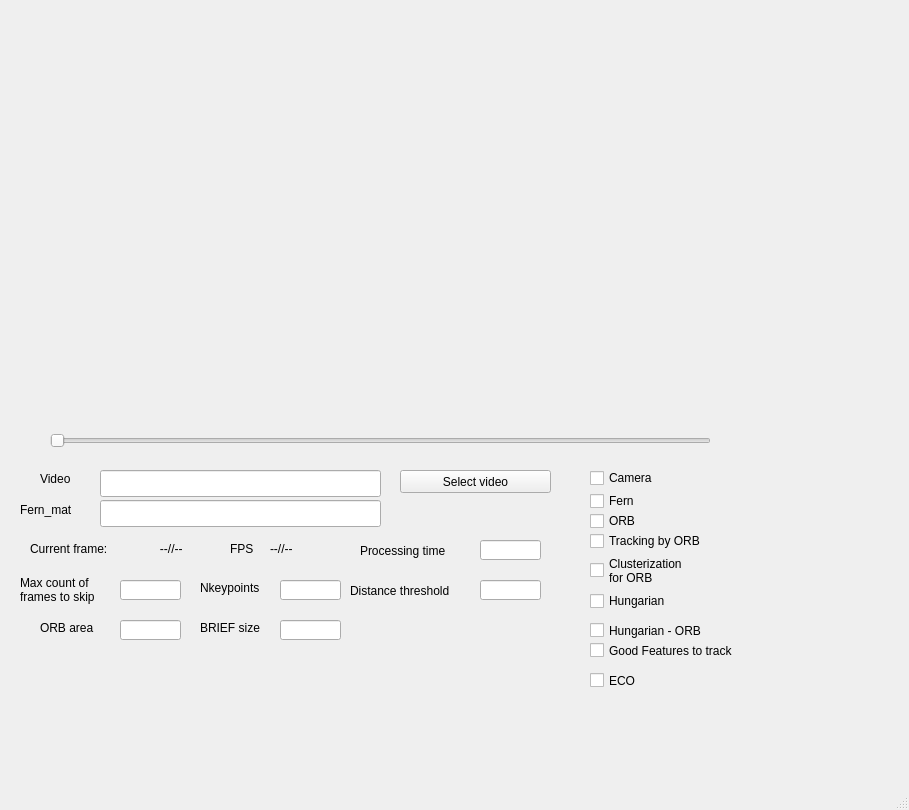
<?xml version="1.0" encoding="UTF-8"?>
<ui version="4.0">
 <class>MainWindow</class>
 <widget class="QMainWindow" name="MainWindow">
  <property name="geometry">
   <rect>
    <x>0</x>
    <y>0</y>
    <width>909</width>
    <height>810</height>
   </rect>
  </property>
  <property name="windowTitle">
   <string>MainWindow</string>
  </property>
  <widget class="QWidget" name="centralwidget">
   <widget class="QLabel" name="label_video">
    <property name="geometry">
     <rect>
      <x>20</x>
      <y>20</y>
      <width>720</width>
      <height>400</height>
     </rect>
    </property>
    <property name="text">
     <string/>
    </property>
   </widget>
   <widget class="QLineEdit" name="lineEdit_video_file_path">
    <property name="geometry">
     <rect>
      <x>100</x>
      <y>470</y>
      <width>281</width>
      <height>27</height>
     </rect>
    </property>
   </widget>
   <widget class="QLineEdit" name="lineEdit_descriptor">
    <property name="geometry">
     <rect>
      <x>100</x>
      <y>500</y>
      <width>281</width>
      <height>27</height>
     </rect>
    </property>
   </widget>
   <widget class="QLabel" name="label">
    <property name="geometry">
     <rect>
      <x>40</x>
      <y>470</y>
      <width>41</width>
      <height>17</height>
     </rect>
    </property>
    <property name="text">
     <string>Video</string>
    </property>
   </widget>
   <widget class="QLabel" name="label_2">
    <property name="geometry">
     <rect>
      <x>20</x>
      <y>500</y>
      <width>71</width>
      <height>20</height>
     </rect>
    </property>
    <property name="text">
     <string>Fern_mat</string>
    </property>
   </widget>
   <widget class="QCheckBox" name="checkBox_camera">
    <property name="geometry">
     <rect>
      <x>590</x>
      <y>470</y>
      <width>81</width>
      <height>16</height>
     </rect>
    </property>
    <property name="text">
     <string>Camera</string>
    </property>
   </widget>
   <widget class="QPushButton" name="pushButton_select_path_video">
    <property name="geometry">
     <rect>
      <x>400</x>
      <y>470</y>
      <width>151</width>
      <height>23</height>
     </rect>
    </property>
    <property name="text">
     <string>Select video</string>
    </property>
   </widget>
   <widget class="QCheckBox" name="checkBox_fern">
    <property name="geometry">
     <rect>
      <x>590</x>
      <y>490</y>
      <width>96</width>
      <height>22</height>
     </rect>
    </property>
    <property name="text">
     <string>Fern</string>
    </property>
   </widget>
   <widget class="QCheckBox" name="checkBox_orb">
    <property name="geometry">
     <rect>
      <x>590</x>
      <y>510</y>
      <width>96</width>
      <height>22</height>
     </rect>
    </property>
    <property name="text">
     <string>ORB</string>
    </property>
   </widget>
   <widget class="QLabel" name="label_3">
    <property name="geometry">
     <rect>
      <x>30</x>
      <y>540</y>
      <width>101</width>
      <height>17</height>
     </rect>
    </property>
    <property name="text">
     <string>Current frame:</string>
    </property>
   </widget>
   <widget class="QLabel" name="label_frame_id">
    <property name="geometry">
     <rect>
      <x>140</x>
      <y>540</y>
      <width>66</width>
      <height>17</height>
     </rect>
    </property>
    <property name="text">
     <string>      --//--</string>
    </property>
   </widget>
   <widget class="QCheckBox" name="checkBox_clust">
    <property name="geometry">
     <rect>
      <x>590</x>
      <y>550</y>
      <width>151</width>
      <height>41</height>
     </rect>
    </property>
    <property name="text">
     <string>Clusterization 
for ORB</string>
    </property>
   </widget>
   <widget class="QCheckBox" name="checkBox_track_orb">
    <property name="geometry">
     <rect>
      <x>590</x>
      <y>530</y>
      <width>141</width>
      <height>22</height>
     </rect>
    </property>
    <property name="text">
     <string>Tracking by ORB</string>
    </property>
   </widget>
   <widget class="QCheckBox" name="checkBox_Hungarian">
    <property name="geometry">
     <rect>
      <x>590</x>
      <y>590</y>
      <width>96</width>
      <height>22</height>
     </rect>
    </property>
    <property name="text">
     <string>Hungarian</string>
    </property>
   </widget>
   <widget class="QLineEdit" name="lineEdit_max_frames_to_skip">
    <property name="geometry">
     <rect>
      <x>120</x>
      <y>580</y>
      <width>61</width>
      <height>20</height>
     </rect>
    </property>
   </widget>
   <widget class="QLineEdit" name="lineEdit_nkeypoints">
    <property name="geometry">
     <rect>
      <x>280</x>
      <y>580</y>
      <width>61</width>
      <height>20</height>
     </rect>
    </property>
   </widget>
   <widget class="QLineEdit" name="lineEdit_dist_tresh">
    <property name="geometry">
     <rect>
      <x>480</x>
      <y>580</y>
      <width>61</width>
      <height>20</height>
     </rect>
    </property>
   </widget>
   <widget class="QLabel" name="label_4">
    <property name="geometry">
     <rect>
      <x>20</x>
      <y>570</y>
      <width>101</width>
      <height>41</height>
     </rect>
    </property>
    <property name="text">
     <string>&lt;html&gt;&lt;head/&gt;&lt;body&gt;&lt;p&gt;Max count of &lt;br/&gt;frames to skip&lt;/p&gt;&lt;/body&gt;&lt;/html&gt;</string>
    </property>
   </widget>
   <widget class="QLabel" name="label_5">
    <property name="geometry">
     <rect>
      <x>200</x>
      <y>580</y>
      <width>81</width>
      <height>16</height>
     </rect>
    </property>
    <property name="text">
     <string>Nkeypoints</string>
    </property>
   </widget>
   <widget class="QLabel" name="label_6">
    <property name="geometry">
     <rect>
      <x>350</x>
      <y>580</y>
      <width>131</width>
      <height>21</height>
     </rect>
    </property>
    <property name="text">
     <string>Distance threshold</string>
    </property>
   </widget>
   <widget class="QLineEdit" name="lineEdit_proc_time">
    <property name="geometry">
     <rect>
      <x>480</x>
      <y>540</y>
      <width>61</width>
      <height>20</height>
     </rect>
    </property>
   </widget>
   <widget class="QLabel" name="label_7">
    <property name="geometry">
     <rect>
      <x>360</x>
      <y>540</y>
      <width>111</width>
      <height>21</height>
     </rect>
    </property>
    <property name="text">
     <string>Processing time</string>
    </property>
   </widget>
   <widget class="QLabel" name="label_fps">
    <property name="geometry">
     <rect>
      <x>270</x>
      <y>540</y>
      <width>66</width>
      <height>17</height>
     </rect>
    </property>
    <property name="text">
     <string>--//--</string>
    </property>
   </widget>
   <widget class="QLabel" name="label_9">
    <property name="geometry">
     <rect>
      <x>230</x>
      <y>540</y>
      <width>31</width>
      <height>17</height>
     </rect>
    </property>
    <property name="text">
     <string>FPS</string>
    </property>
   </widget>
   <widget class="QLineEdit" name="lineEdit_orb_area">
    <property name="geometry">
     <rect>
      <x>120</x>
      <y>620</y>
      <width>61</width>
      <height>20</height>
     </rect>
    </property>
   </widget>
   <widget class="QLabel" name="label_8">
    <property name="geometry">
     <rect>
      <x>40</x>
      <y>620</y>
      <width>81</width>
      <height>16</height>
     </rect>
    </property>
    <property name="text">
     <string>ORB area</string>
    </property>
   </widget>
   <widget class="QCheckBox" name="checkBox_hung_orb">
    <property name="geometry">
     <rect>
      <x>590</x>
      <y>620</y>
      <width>151</width>
      <height>21</height>
     </rect>
    </property>
    <property name="text">
     <string>Hungarian - ORB</string>
    </property>
   </widget>
   <widget class="QLabel" name="label_10">
    <property name="geometry">
     <rect>
      <x>200</x>
      <y>620</y>
      <width>81</width>
      <height>16</height>
     </rect>
    </property>
    <property name="text">
     <string>BRIEF size</string>
    </property>
   </widget>
   <widget class="QLineEdit" name="lineEdit_brief_size">
    <property name="geometry">
     <rect>
      <x>280</x>
      <y>620</y>
      <width>61</width>
      <height>20</height>
     </rect>
    </property>
   </widget>
   <widget class="QSlider" name="horizontalSlider_video">
    <property name="geometry">
     <rect>
      <x>50</x>
      <y>430</y>
      <width>661</width>
      <height>22</height>
     </rect>
    </property>
    <property name="orientation">
     <enum>Qt::Horizontal</enum>
    </property>
   </widget>
   <widget class="QLabel" name="label_cur_frame">
    <property name="geometry">
     <rect>
      <x>730</x>
      <y>430</y>
      <width>47</width>
      <height>13</height>
     </rect>
    </property>
    <property name="text">
     <string/>
    </property>
   </widget>
   <widget class="QCheckBox" name="checkBox_harris_corn">
    <property name="geometry">
     <rect>
      <x>590</x>
      <y>640</y>
      <width>191</width>
      <height>21</height>
     </rect>
    </property>
    <property name="text">
     <string>Good Features to track</string>
    </property>
   </widget>
   <widget class="QCheckBox" name="checkBox_eco">
    <property name="geometry">
     <rect>
      <x>590</x>
      <y>670</y>
      <width>191</width>
      <height>21</height>
     </rect>
    </property>
    <property name="text">
     <string>ECO</string>
    </property>
   </widget>
  </widget>
  <widget class="QMenuBar" name="menubar">
   <property name="geometry">
    <rect>
     <x>0</x>
     <y>0</y>
     <width>909</width>
     <height>25</height>
    </rect>
   </property>
  </widget>
  <widget class="QStatusBar" name="statusbar"/>
 </widget>
 <resources/>
 <connections/>
</ui>
